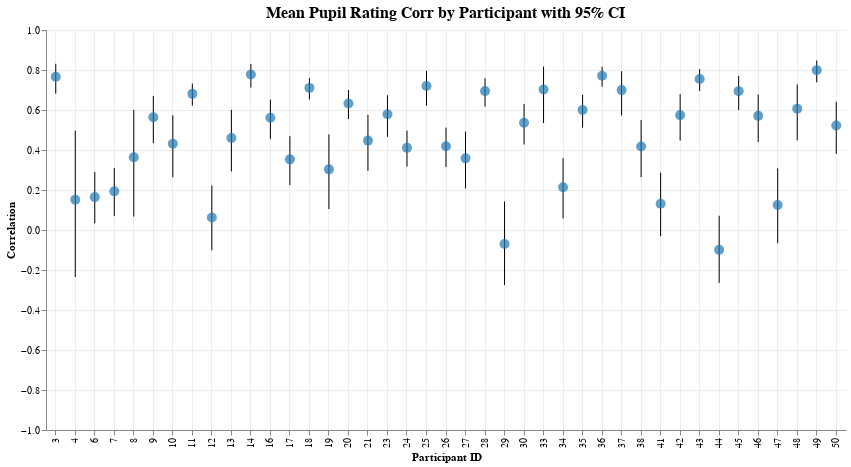

The notebook cell this image was saved under:
### Code cell
plot_correlations_by_participant(corr_by_participant, f"{col1}_{col2}_corr")

### Figure 1 — Vega-Lite specification as saved in the notebook (floating-point values rounded to 4 significant figures)
{"config": {"view": {"continuousWidth": 300, "continuousHeight": 300, "strokeWidth": 0}, "axis": {"grid": true, "gridColor": "#ededed"}, "title": {"fontSize": 16, "anchor": "middle"}}, "layer": [{"mark": {"type": "rule"}, "encoding": {"x": {"axis": {"title": "Participant ID"}, "field": "participant_id", "type": "ordinal"}, "y": {"axis": {"title": "Correlation"}, "field": "participant_id_pupil_rating_corr_ci_lower", "scale": {"domain": [-1, 1]}, "type": "quantitative"}, "y2": {"field": "participant_id_pupil_rating_corr_ci_upper"}}}, {"mark": {"type": "circle", "color": "#1f77b4", "size": 100}, "encoding": {"tooltip": [{"field": "participant_id", "title": "Participant", "type": "nominal"}, {"field": "participant_id_pupil_rating_corr_mean", "format": ".3f", "title": "Mean Correlation", "type": "quantitative"}, {"field": "participant_id_pupil_rating_corr_ci_lower", "format": ".3f", "title": "CI Lower", "type": "quantitative"}, {"field": "participant_id_pupil_rating_corr_ci_upper", "format": ".3f", "title": "CI Upper", "type": "quantitative"}], "x": {"axis": {"title": "Participant ID"}, "field": "participant_id", "type": "ordinal"}, "y": {"field": "participant_id_pupil_rating_corr_mean", "type": "quantitative"}}}], "data": {"name": "data-1b00c65478c927fa139259cd07047977"}, "height": 400, "title": "Mean Pupil Rating Corr by Participant with 95% CI", "width": 800, "$schema": "https://vega.github.io/schema/vega-lite/v5.20.1.json", "datasets": {"data-1b00c65478c927fa139259cd07047977": [{"participant_id": 3, "participant_id_pupil_rating_corr_mean": 0.7666, "participant_id_pupil_rating_corr_ci_lower": 0.6818, "participant_id_pupil_rating_corr_ci_upper": 0.831}, {"participant_id": 4, "participant_id_pupil_rating_corr_mean": 0.1518, "participant_id_pupil_rating_corr_ci_lower": -0.235, "participant_id_pupil_rating_corr_ci_upper": 0.4971}, {"participant_id": 6, "participant_id_pupil_rating_corr_mean": 0.1644, "participant_id_pupil_rating_corr_ci_lower": 0.0329, "participant_id_pupil_rating_corr_ci_upper": 0.2903}, {"participant_id": 7, "participant_id_pupil_rating_corr_mean": 0.1933, "participant_id_pupil_rating_corr_ci_lower": 0.07024, "participant_id_pupil_rating_corr_ci_upper": 0.3105}, {"participant_id": 8, "participant_id_pupil_rating_corr_mean": 0.3638, "participant_id_pupil_rating_corr_ci_lower": 0.06739, "participant_id_pupil_rating_corr_ci_upper": 0.6012}, {"participant_id": 9, "participant_id_pupil_rating_corr_mean": 0.5638, "participant_id_pupil_rating_corr_ci_lower": 0.4339, "participant_id_pupil_rating_corr_ci_upper": 0.6707}, {"participant_id": 10, "participant_id_pupil_rating_corr_mean": 0.4312, "participant_id_pupil_rating_corr_ci_lower": 0.2636, "participant_id_pupil_rating_corr_ci_upper": 0.5735}, {"participant_id": 11, "participant_id_pupil_rating_corr_mean": 0.6806, "participant_id_pupil_rating_corr_ci_lower": 0.6216, "participant_id_pupil_rating_corr_ci_upper": 0.732}, {"participant_id": 12, "participant_id_pupil_rating_corr_mean": 0.06228, "participant_id_pupil_rating_corr_ci_lower": -0.1009, "participant_id_pupil_rating_corr_ci_upper": 0.2222}, {"participant_id": 13, "participant_id_pupil_rating_corr_mean": 0.4603, "participant_id_pupil_rating_corr_ci_lower": 0.2926, "participant_id_pupil_rating_corr_ci_upper": 0.6005}, {"participant_id": 14, "participant_id_pupil_rating_corr_mean": 0.7779, "participant_id_pupil_rating_corr_ci_lower": 0.7126, "participant_id_pupil_rating_corr_ci_upper": 0.8299}, {"participant_id": 16, "participant_id_pupil_rating_corr_mean": 0.561, "participant_id_pupil_rating_corr_ci_lower": 0.4544, "participant_id_pupil_rating_corr_ci_upper": 0.6518}, {"participant_id": 17, "participant_id_pupil_rating_corr_mean": 0.3532, "participant_id_pupil_rating_corr_ci_lower": 0.2252, "participant_id_pupil_rating_corr_ci_upper": 0.4693}, {"participant_id": 18, "participant_id_pupil_rating_corr_mean": 0.7106, "participant_id_pupil_rating_corr_ci_lower": 0.6531, "participant_id_pupil_rating_corr_ci_upper": 0.7599}, {"participant_id": 19, "participant_id_pupil_rating_corr_mean": 0.3032, "participant_id_pupil_rating_corr_ci_lower": 0.1049, "participant_id_pupil_rating_corr_ci_upper": 0.4782}, {"participant_id": 20, "participant_id_pupil_rating_corr_mean": 0.6329, "participant_id_pupil_rating_corr_ci_lower": 0.5547, "participant_id_pupil_rating_corr_ci_upper": 0.7001}, {"participant_id": 21, "participant_id_pupil_rating_corr_mean": 0.4469, "participant_id_pupil_rating_corr_ci_lower": 0.2956, "participant_id_pupil_rating_corr_ci_upper": 0.5763}, {"participant_id": 23, "participant_id_pupil_rating_corr_mean": 0.5791, "participant_id_pupil_rating_corr_ci_lower": 0.4658, "participant_id_pupil_rating_corr_ci_upper": 0.6737}, {"participant_id": 24, "participant_id_pupil_rating_corr_mean": 0.4107, "participant_id_pupil_rating_corr_ci_lower": 0.3167, "participant_id_pupil_rating_corr_ci_upper": 0.4968}, {"participant_id": 25, "participant_id_pupil_rating_corr_mean": 0.72, "participant_id_pupil_rating_corr_ci_lower": 0.6216, "participant_id_pupil_rating_corr_ci_upper": 0.796}, {"participant_id": 26, "participant_id_pupil_rating_corr_mean": 0.4186, "participant_id_pupil_rating_corr_ci_lower": 0.3154, "participant_id_pupil_rating_corr_ci_upper": 0.512}, {"participant_id": 27, "participant_id_pupil_rating_corr_mean": 0.3581, "participant_id_pupil_rating_corr_ci_lower": 0.208, "participant_id_pupil_rating_corr_ci_upper": 0.4918}, {"participant_id": 28, "participant_id_pupil_rating_corr_mean": 0.6944, "participant_id_pupil_rating_corr_ci_lower": 0.6166, "participant_id_pupil_rating_corr_ci_upper": 0.7587}, {"participant_id": 29, "participant_id_pupil_rating_corr_mean": -0.06963, "participant_id_pupil_rating_corr_ci_lower": -0.2756, "participant_id_pupil_rating_corr_ci_upper": 0.1425}, {"participant_id": 30, "participant_id_pupil_rating_corr_mean": 0.5366, "participant_id_pupil_rating_corr_ci_lower": 0.4276, "participant_id_pupil_rating_corr_ci_upper": 0.6301}, {"participant_id": 33, "participant_id_pupil_rating_corr_mean": 0.7027, "participant_id_pupil_rating_corr_ci_lower": 0.5349, "participant_id_pupil_rating_corr_ci_upper": 0.8171}, {"participant_id": 34, "participant_id_pupil_rating_corr_mean": 0.2137, "participant_id_pupil_rating_corr_ci_lower": 0.05772, "participant_id_pupil_rating_corr_ci_upper": 0.3595}, {"participant_id": 35, "participant_id_pupil_rating_corr_mean": 0.6, "participant_id_pupil_rating_corr_ci_lower": 0.5123, "participant_id_pupil_rating_corr_ci_upper": 0.6752}, {"participant_id": 36, "participant_id_pupil_rating_corr_mean": 0.7712, "participant_id_pupil_rating_corr_ci_lower": 0.7165, "participant_id_pupil_rating_corr_ci_upper": 0.8165}, {"participant_id": 37, "participant_id_pupil_rating_corr_mean": 0.6995, "participant_id_pupil_rating_corr_ci_lower": 0.5727, "participant_id_pupil_rating_corr_ci_upper": 0.7937}, {"participant_id": 38, "participant_id_pupil_rating_corr_mean": 0.4175, "participant_id_pupil_rating_corr_ci_lower": 0.2645, "participant_id_pupil_rating_corr_ci_upper": 0.55}, {"participant_id": 41, "participant_id_pupil_rating_corr_mean": 0.1312, "participant_id_pupil_rating_corr_ci_lower": -0.03155, "participant_id_pupil_rating_corr_ci_upper": 0.2871}, {"participant_id": 42, "participant_id_pupil_rating_corr_mean": 0.5745, "participant_id_pupil_rating_corr_ci_lower": 0.4468, "participant_id_pupil_rating_corr_ci_upper": 0.6793}, {"participant_id": 43, "participant_id_pupil_rating_corr_mean": 0.7549, "participant_id_pupil_rating_corr_ci_lower": 0.6954, "participant_id_pupil_rating_corr_ci_upper": 0.8041}, {"participant_id": 44, "participant_id_pupil_rating_corr_mean": -0.09925, "participant_id_pupil_rating_corr_ci_lower": -0.2643, "participant_id_pupil_rating_corr_ci_upper": 0.0714}, {"participant_id": 45, "participant_id_pupil_rating_corr_mean": 0.6943, "participant_id_pupil_rating_corr_ci_lower": 0.5992, "participant_id_pupil_rating_corr_ci_upper": 0.7701}, {"participant_id": 46, "participant_id_pupil_rating_corr_mean": 0.5708, "participant_id_pupil_rating_corr_ci_lower": 0.4401, "participant_id_pupil_rating_corr_ci_upper": 0.6777}, {"participant_id": 47, "participant_id_pupil_rating_corr_mean": 0.1253, "participant_id_pupil_rating_corr_ci_lower": -0.06648, "participant_id_pupil_rating_corr_ci_upper": 0.3082}, {"participant_id": 48, "participant_id_pupil_rating_corr_mean": 0.6067, "participant_id_pupil_rating_corr_ci_lower": 0.4484, "participant_id_pupil_rating_corr_ci_upper": 0.7281}, {"participant_id": 49, "participant_id_pupil_rating_corr_mean": 0.7994, "participant_id_pupil_rating_corr_ci_lower": 0.7381, "participant_id_pupil_rating_corr_ci_upper": 0.8475}, {"participant_id": 50, "participant_id_pupil_rating_corr_mean": 0.5229, "participant_id_pupil_rating_corr_ci_lower": 0.3801, "participant_id_pupil_rating_corr_ci_upper": 0.6414}]}}
